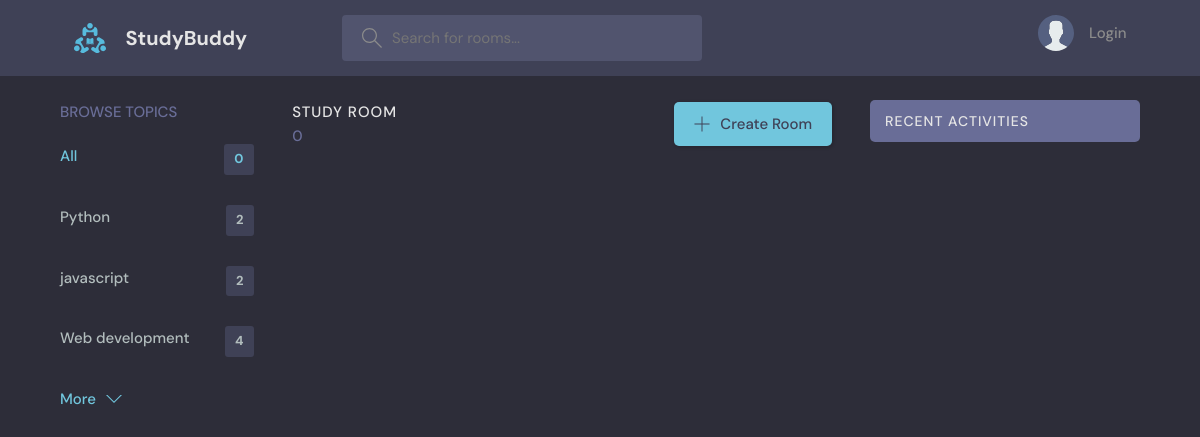
Before: /?q=Blockchain with the older database file.
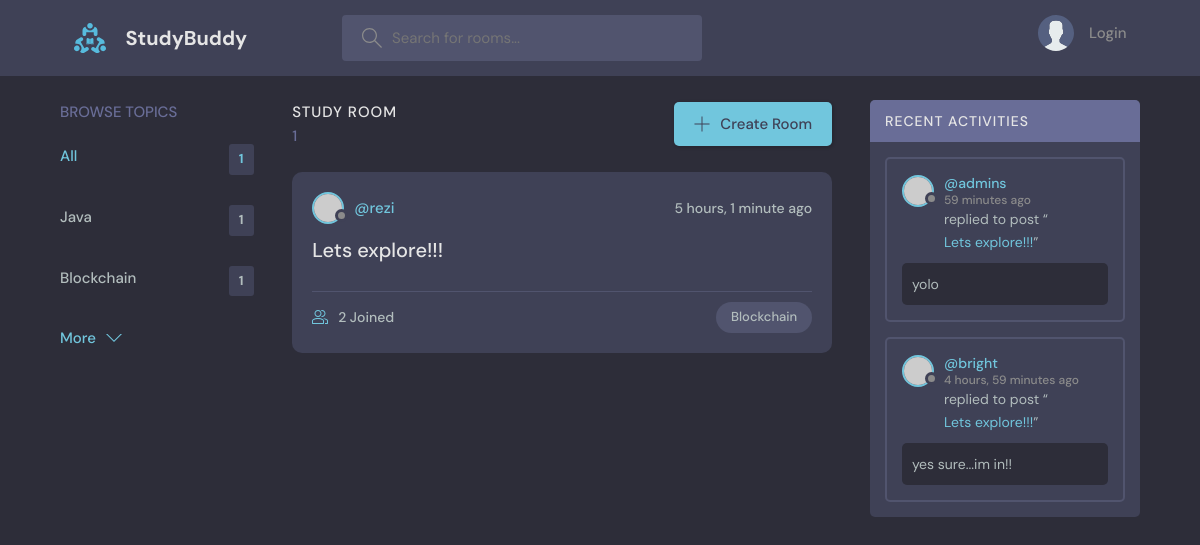
After: the same page with the newer database file.
### base/models.py (models this page shows, shortened)
class Topic(models.Model):
    name = models.CharField(max_length=200)

class Room(models.Model):
    host = models.ForeignKey(User, on_delete=models.SET_NULL, null=True)
    topic = models.ForeignKey(Topic,on_delete=models.SET_NULL, null = True)
    name = models.CharField(max_length=200)
    description = models.TextField(blank=True, null=True)
    participants = models.ManyToManyField(User, related_name='participants', blank=True)
    updated = models.DateTimeField(auto_now=True)
    created = models.DateTimeField(auto_now_add=True)
    def __str__(self):
        return self.name
    class Meta:
        ordering = ['-updated', '-created']

class Message(models.Model):
    user = models.ForeignKey(User, on_delete=models.CASCADE)
    room = models.ForeignKey(Room, on_delete=models.CASCADE)
    body = models.TextField()
    updated = models.DateTimeField(auto_now=True)
    created = models.DateTimeField(auto_now_add=True)
    class Meta:
        ordering = ['-updated', '-created']

### base/views.py (the view)
# urls.py: path('', views.home, name = "home"),
def home(request):
    q = request.GET.get('q') if request.GET.get('q')!= None else ''
    rooms = Room.objects.filter(
        Q(topic__name__icontains = q) |
        Q(name__icontains = q) |
        Q(description__icontains = q) |
        Q(host__username__icontains = q)
        )
    room_count = rooms.count()
    topics = Topic.objects.all()
    room_messages = Message.objects.filter(
        Q(room__topic__name__icontains = q)
        )
    context = {"rooms": rooms, "topics": topics, "room_count": room_count, "room_messages": room_messages}
    return render(request,'base/home.html', context)

### base/templates/base/home.html (shortened to what this page needs)
{% extends 'main.html' %}
{% block content %}
<main class="layout layout--3">
  <div class="container">
    {% include 'base/topics_component.html' %}
    <div class="roomList">
      <div class="roomList__header">
        <div>
          <h2>Study Room</h2>
          <p>{{room_count}}</p>
        </div>
        <a class="btn btn--main" href="{% url 'create-room' %}">
          <svg version="1.1" xmlns="http://www.w3.org/2000/svg" width="32" height="32" viewBox="0 0 32 32">
            <title>add</title>
            <path
              d="M16.943 0.943h-1.885v14.115h-14.115v1.885h14.115v14.115h1.885v-14.115h14.115v-1.885h-14.115v-14.115z"
            ></path>
          </svg>
          Create Room
        </a>
      </div>
      {% include 'base/feed_component.html' %}
    </div>
    {% include 'base/activity_component.html' %}
  </div>
</main>
{% endblock %}

### templates/main.html (shortened to what this page needs)
<!DOCTYPE html>
{% load static %}
<html lang="en">
  <head>
    <link rel="stylesheet" href="{% static 'styles/style.css' %}" />
  </head>
  <body>
    {% include 'navbar.html' %}
    {% block content %}
    {% endblock %}
  </body>
</html>

### templates/navbar.html (shortened to what this page needs)
{% load static %}
<header class="header header--loggedIn">
    <div class="container">
      <a href="{% url 'home' %}" class="header__logo">
        <img src="{% static 'images/logo.svg' %}" />
        <h1>StudyBuddy</h1>
      </a>
      <form class="header__search" method="GET" action="{% url 'home' %}">
        <label>
          <input name = "q" placeholder="Search for rooms..." />
        </label>
      </form>
      <nav class="header__menu">
        {% if request.user.is_authenticated %}
        <div class="header__user">
          <a href="{% url 'update-user' %}">
            <div class="avatar avatar--medium active">
              <img src="https://randomuser.me/api/portraits/men/37.jpg" />
            </div>
            <p>{{request.user.username}} <span>@{{request.user.username}}</span></p>
          </a>
          <button class="dropdown-button">
            <svg version="1.1" xmlns="http://www.w3.org/2000/svg" width="32" height="32" viewBox="0 0 32 32">
              <title>chevron-down</title>
              <path d="M16 21l-13-13h-3l16 16 16-16h-3l-13 13z"></path>
            </svg>
          </button>
        </div>
        {% else %}
        <a href="{% url 'login' %}">
          <img src="{% static 'images/avatar.svg' %}"/>
          <p>Login</p>
        </a>
        {% endif %}
      </nav>
    </div>
  </header>

### base/templates/base/topics_component.html
<div class="topics">
    <div class="topics__header">
      <h2>Browse Topics</h2>
    </div>
    <ul class="topics__list">
      <li>
        <a href="{% url 'home' %}" class="active">All <span>{{rooms.count}}</span></a>
      </li>
      {% for topic in topics %}
      <li>
        <a href="{% url 'home' %}?q={{topic.name}}">{{topic.name}} <span>{{topic.room_set.all.count}}</span></a>
      </li>
      {% endfor %}
    </ul>
    <a class="btn btn--link" href="topics.html">
      More
      <svg version="1.1" xmlns="http://www.w3.org/2000/svg" width="32" height="32" viewBox="0 0 32 32">
        <title>chevron-down</title>
        <path d="M16 21l-13-13h-3l16 16 16-16h-3l-13 13z"></path>
      </svg>
    </a>
</div>

### base/templates/base/feed_component.html (shortened to what this page needs)
{% for room in rooms %}
<div class="roomListRoom">
    <div class="roomListRoom__header">
      <a href="{% url 'user-profile' room.host.id %}" class="roomListRoom__author">
        <div class="avatar avatar--small">
          <img src="https://randomuser.me/api/portraits/women/11.jpg" />
        </div>
        <span>@{{room.host.username}}</span>
      </a>
      <div class="roomListRoom__actions">
        <span>{{room.created|timesince}} ago</span>
      </div>
    </div>
    <div class="roomListRoom__content">
      <a href="{% url 'room' room.id %}">{{room.name}}</a>
    </div>
    <div class="roomListRoom__meta">
      <a href="{% url 'room' room.id %}" class="roomListRoom__joined">
        {{room.participants.all.count}} Joined
      </a>
      <p class="roomListRoom__topic">{{room.topic.name}}</p>
    </div>
</div>
{% endfor %}

### base/templates/base/activity_component.html (shortened to what this page needs)
<div class="activities">
    <div class="activities__header">
        <h2>Recent Activities</h2>
    </div>
    {% for message in room_messages %}
    <div class="activities__box">
        <div class="activities__boxHeader roomListRoom__header">
            <a href="{% url 'user-profile' message.user.id %}" class="roomListRoom__author">
                <div class="avatar avatar--small">
                    <img src="https://randomuser.me/api/portraits/men/37.jpg" />
                </div>
                <p>
                    @{{message.user.username}}
                    <span>{{message.created|timesince}} ago</span>
                </p>
            </a>
        </div>
        <div class="activities__boxContent">
            <p>replied to post “<a href="{% url 'room' message.room.id %}">{{message.room}}</a>”</p>
            <div class="activities__boxRoomContent">{{message.body}}</div>
        </div>
    </div>
    {% endfor %}
</div>

Changed rows visible on the page:
removed Topic: name "Python", room_set.all.count "2"
removed Topic: name "javascript", room_set.all.count "2"
removed Topic: name "Web development", room_set.all.count "4"
added Topic: name "Java", room_set.all.count "1"
added Topic: name "Blockchain", room_set.all.count "1"
added Room: host.username "rezi", created "5 hours, 1 minute", name "Lets explore!!!", participants.all.count "2", topic.name "Blockchain"
added Message: user.username "admins", created "59 minutes", room "Lets explore!!!", body "yolo"
added Message: user.username "bright", created "4 hours, 59 minutes", room "Lets explore!!!", body "yes sure...im in!!"
Other visible differences:
{{ rooms.count }}: "0" → "1"
{{ room_count }}: "0" → "1"
